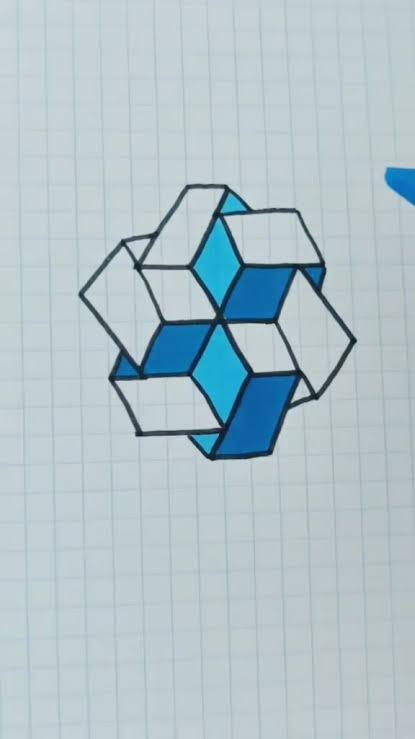
#> input picture codigo_estudiantes/D_Melgar/1.jpg, 415 x 739 px, given in place of objeto_1_CA.jpg, which was not available
$ python ORB_DETECTOR_3OBJETOS.PY
#> lines starting #> are read from the running program, lines starting #| are printed output that depends on the picture; after the words box and inside, x2 and y2 are one past the last pixel; in counts of white or black regions, pixels touching at a corner belong together

import cv2
import numpy as np
import time


query_img = cv2.imread("main/plantillas/objeto_1_CA.jpg", cv2.IMREAD_GRAYSCALE)
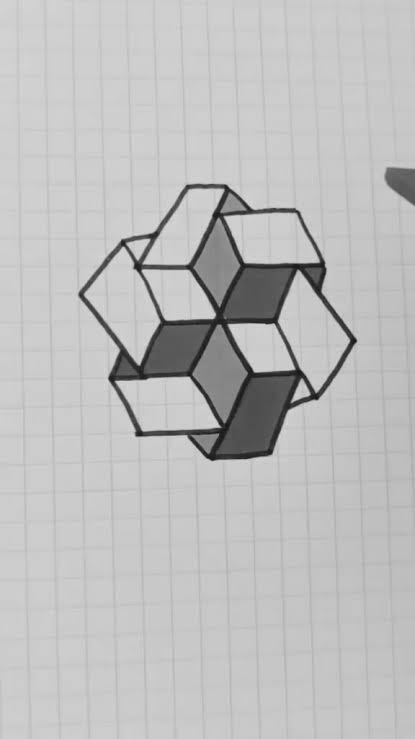
#> query_img: shape (739, 415); min 17, max 220, mean 190.2

query_img2 = cv2.imread("main/plantillas/objeto_2_CB.jpg", cv2.IMREAD_GRAYSCALE)
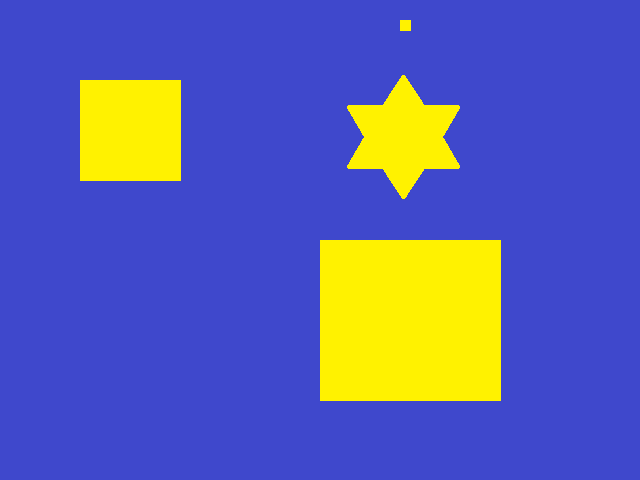
#> input picture codigo_estudiantes/D_Melgar/3_cuadrados 22.bmp, 640 x 480 px, given in place of objeto_2_CB.jpg, which was not available
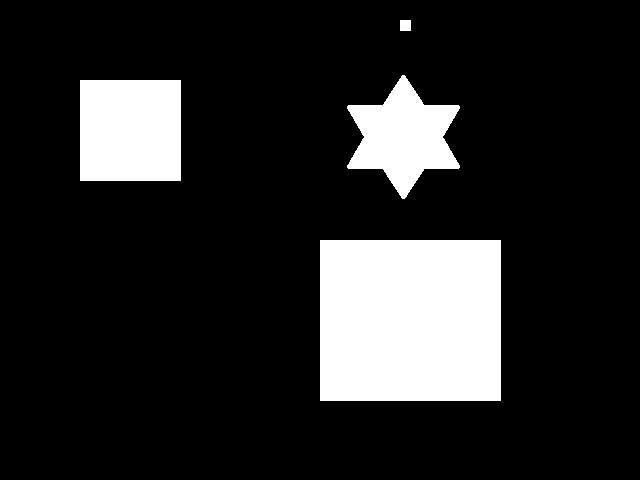
#> query_img2: shape (480, 640); values 84 (black) and 218 (white), 15.3% white; 4 white regions, box (x1, y1, x2, y2) and area: (320, 240, 501, 401) 29141, (80, 80, 181, 181) 10201, (347, 75, 460, 199) 7585, (400, 20, 411, 31) 121

query_img3 = cv2.imread("main/plantillas/objeto_3_CC.jpg", cv2.IMREAD_GRAYSCALE)

if query_img is None:
    print("Error: No se pudo cargar 1ss_.jpg")
    raise SystemExit

if query_img2 is None:
    print("Error: No se pudo cargar 2ss_.jpg")
    raise SystemExit

if query_img3 is None:
    print("Error: No se pudo cargar 3ss_.jpg")
    raise SystemExit

clahe = cv2.createCLAHE(
    clipLimit=2.0,
    tileGridSize=(8, 8)
)

query_img = clahe.apply(query_img)

query_img2 = clahe.apply(query_img2)
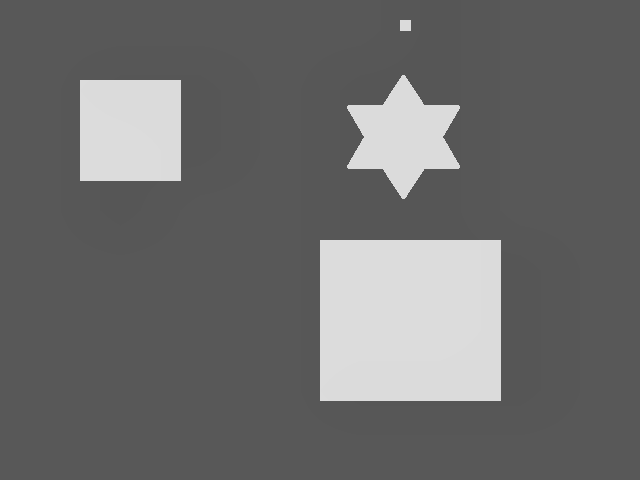
#> query_img2: shape (480, 640); min 86, max 220, mean 107.8

query_img3 = clahe.apply(query_img3)

orb = cv2.ORB_create(
    nfeatures=1500,
    scaleFactor=1.2,
    nlevels=8,
    edgeThreshold=15,
    patchSize=31,
    fastThreshold=10
)

kp1, des1 = orb.detectAndCompute(query_img, None)
#> kp1 = 1500 keypoints; strongest (x, y, size): (313, 396, 53.6), (212, 313, 64.3), (275, 321, 53.6), (274, 319, 64.3)
kp2, des2 = orb.detectAndCompute(query_img2, None)
#> kp2 = 140 keypoints; strongest (x, y, size): (401, 29, 37.2), (457, 105, 31), (457, 168, 31), (403, 196, 44.6)
kp3, des3 = orb.detectAndCompute(query_img3, None)
#> kp3 has the same summary as kp2

if des1 is None or len(kp1) < 15:
    print("No hay suficientes puntos en la imagen de referencia")
    raise SystemExit
if des2 is None or len(kp2) < 15:
    print("No hay suficientes puntos en la imagen de referencia 2")
    raise SystemExit

if des3 is None or len(kp3) < 15:
    print("No hay suficientes puntos en la imagen de referencia 3")
    raise SystemExit

reference_points = cv2.drawKeypoints(
    query_img,
    kp1,
    None,
    color=(255, 0, 0),
    flags=cv2.DRAW_MATCHES_FLAGS_DRAW_RICH_KEYPOINTS
)
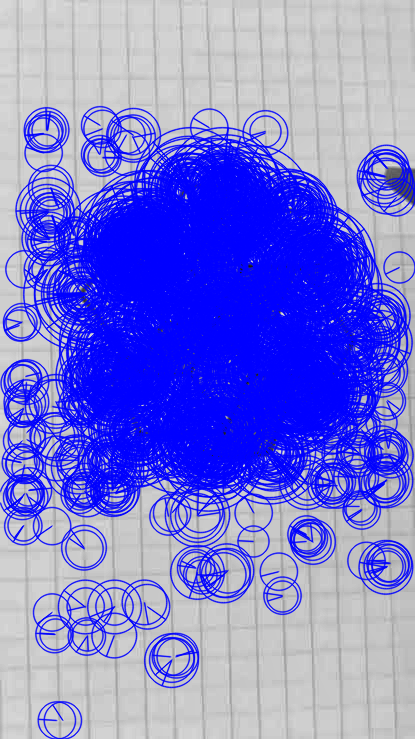
#> reference_points: shape (739, 415, 3); mean of channels 0, 1, 2 220.3, 121.5, 121.5; drawn as B, G, R

reference_points2 = cv2.drawKeypoints(
    query_img2,
    kp2,
    None,
    color=(255, 0, 0),
    flags=cv2.DRAW_MATCHES_FLAGS_DRAW_RICH_KEYPOINTS
)
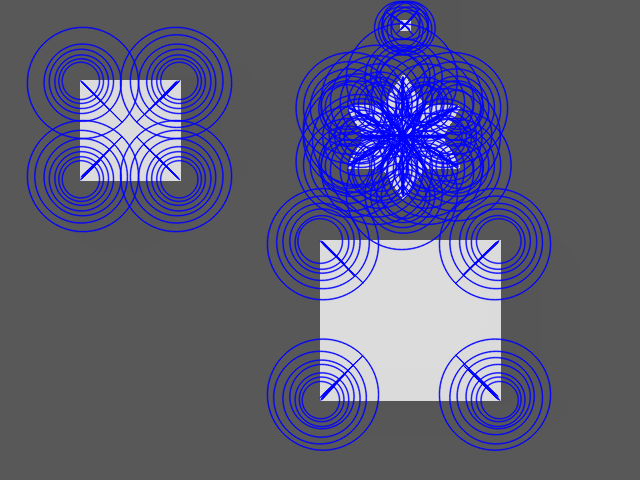
#> reference_points2: shape (480, 640, 3); mean of channels 0, 1, 2 121.6, 93.7, 93.7; drawn as B, G, R

reference_points3 = cv2.drawKeypoints(
    query_img3,
    kp3,
    None,
    color=(255, 0, 0),
    flags=cv2.DRAW_MATCHES_FLAGS_DRAW_RICH_KEYPOINTS
)

FLANN_INDEX_LSH = 6

index_params = dict(
    algorithm=FLANN_INDEX_LSH,
    table_number=12,
    key_size=20,
    multi_probe_level=2
)

search_params = dict(checks=100)

flann = cv2.FlannBasedMatcher(
    index_params,
    search_params
)


cap = cv2.VideoCapture(1)

if not cap.isOpened():
    print("No se pudo abrir la cámara")
    raise SystemExit

cap.set(cv2.CAP_PROP_FRAME_WIDTH, 960)
cap.set(cv2.CAP_PROP_FRAME_HEIGHT, 540)


MIN_MATCH_COUNT = 20
MIN_INLIER_RATIO = 0.55

SMOOTHING = 0.30
MAX_LOST_FRAMES = 3

smooth_corners = None
lost_frames = 0

previous_time = time.perf_counter()


def validar_geometria(projected, frame_shape, src_inliers,
                      dst_inliers, reference_shape):

    frame_h, frame_w = frame_shape[:2]
    ref_h, ref_w = reference_shape[:2]

    if projected is None:
        return False

    if not np.isfinite(projected).all():
        return False

    polygon = projected.reshape(4, 2).astype(np.float32)

    if not cv2.isContourConvex(polygon.reshape(-1, 1, 2)):
        return False

    area = abs(cv2.contourArea(polygon))

    if area < 300:
        return False

    if area > frame_w * frame_h * 0.85:
        return False

    if (
        np.any(polygon[:, 0] < -frame_w * 0.20)
        or np.any(polygon[:, 0] > frame_w * 1.20)
        or np.any(polygon[:, 1] < -frame_h * 0.20)
        or np.any(polygon[:, 1] > frame_h * 1.20)
    ):
        return False

    sides = [
        np.linalg.norm(polygon[i] - polygon[(i + 1) % 4])
        for i in range(4)
    ]

    if min(sides) < 20:
        return False

    src_hull = cv2.convexHull(
        src_inliers.reshape(-1, 1, 2)
    )

    src_area = cv2.contourArea(src_hull)
    reference_area = ref_w * ref_h

    if src_area / reference_area < 0.02:
        return False

    dst_hull = cv2.convexHull(
        dst_inliers.reshape(-1, 1, 2)
    )

    dst_area = cv2.contourArea(dst_hull)

    if dst_area / area < 0.05:
        return False

    return True


while True:

    ret, frame = cap.read()
#> frame is the input picture: shape (739, 415, 3); mean B, G, R 201.8, 194.6, 177

    if not ret:
        print("No se pudo recibir imagen de la cámara")
        break

    gray = cv2.cvtColor(
        frame,
        cv2.COLOR_BGR2GRAY
    )

    # Mejorar contraste también en la cámara
    gray = clahe.apply(gray)

    kp2, des2 = orb.detectAndCompute(gray, None)
#> kp2 has the same summary as kp1

    good_matches = []
    valid_matches = []

    detected = False
    confidence = 0
    matrix = None


    if des2 is not None and len(des2) >= 2:

        matches = flann.knnMatch(
            des1,
            des2,
            k=2
        )
#> matches = 1500 matches

        for pair in matches:

            if len(pair) == 2:

                m, n = pair

                # Filtro más estricto
                if m.distance < 0.72 * n.distance:
                    good_matches.append(m)
#> after the loop, good_matches = 1486 matches

    if len(good_matches) >= MIN_MATCH_COUNT:

        src_pts = np.float32([
            kp1[m.queryIdx].pt
            for m in good_matches
        ]).reshape(-1, 1, 2)
#> src_pts = 1486 rows, first 8: [295, 343], [356, 399], [164, 319], [224, 318], [136, 271], [212, 318], [187, 433], [359, 506]

        dst_pts = np.float32([
            kp2[m.trainIdx].pt
            for m in good_matches
        ]).reshape(-1, 1, 2)
#> dst_pts has the same summary as src_pts

        matrix, mask = cv2.findHomography(
            src_pts,
            dst_pts,
            cv2.RANSAC,
            4.0
        )
#> matrix = [[1, 3.38e-06, -0.00117], [1.76e-06, 1, -0.00247], [-9.15e-10, 1.73e-08, 1]]; mask = 1486 values from 1 to 1

        if matrix is not None and mask is not None:

            inliers = mask.ravel().astype(bool)

            valid_matches = [
                m for m, valid in zip(good_matches, inliers)
                if valid
            ]
#> valid_matches = 1486 matches

            confidence = (
                len(valid_matches) / len(good_matches)
            ) * 100
#> confidence = 100

            if (
                len(valid_matches) >= MIN_MATCH_COUNT
                and confidence >= MIN_INLIER_RATIO * 100
            ):

                h, w = query_img.shape
#> h = 739; w = 415

                corners = np.float32([
                    [0, 0],
                    [0, h - 1],
                    [w - 1, h - 1],
                    [w - 1, 0]
                ]).reshape(-1, 1, 2)
#> corners = [[0, 0], [0, 738], [414, 738], [414, 0]]

                projected = cv2.perspectiveTransform(
                    corners,
                    matrix
                )
#> projected = [[-0.00117, -0.00247], [0.00132, 738], [414, 738], [414, -0.00174]]

                src_inliers = src_pts[inliers].reshape(-1, 2)
#> src_inliers = 1486 pairs, first value 19 to 399, second value 124.8 to 720
                dst_inliers = dst_pts[inliers].reshape(-1, 2)
#> dst_inliers has the same summary as src_inliers

                geometry_ok = validar_geometria(
                    projected,
                    frame.shape,
                    src_inliers,
                    dst_inliers,
                    query_img.shape
                )
#> in validar_geometria, `polygon = projected.reshape(4, 2).astype(np.float32)`: polygon has the same summary as projected outside validar_geometria
#> in validar_geometria, `area = abs(cv2.contourArea(polygon))`: area = 305532.3
#> geometry_ok = False

                if geometry_ok:

                    detected = True

                    new_corners = projected.reshape(4, 2)

                    if smooth_corners is None:

                        smooth_corners = new_corners.copy()

                    else:

                        smooth_corners = (
                            SMOOTHING * new_corners
                            + (1 - SMOOTHING) * smooth_corners
                        )

                    lost_frames = 0


    if not detected:
        lost_frames += 1


    output = cv2.drawKeypoints(
        frame,
        kp2,
        None,
        color=(255, 0, 0),
        flags=cv2.DRAW_MATCHES_FLAGS_DRAW_RICH_KEYPOINTS
    )


    if detected:

        matched_kp2 = [
            kp2[m.trainIdx]
            for m in valid_matches
        ]

        output = cv2.drawKeypoints(
            output,
            matched_kp2,
            None,
            color=(0, 255, 0),
            flags=cv2.DRAW_MATCHES_FLAGS_DRAW_RICH_KEYPOINTS
        )

        polygon = np.int32(smooth_corners)

        cv2.polylines(
            output,
            [polygon],
            True,
            (0, 255, 0),
            3,
            cv2.LINE_AA
        )

        x, y, box_w, box_h = cv2.boundingRect(polygon)

        center_x = x + box_w // 2
        center_y = y + box_h // 2

        cv2.circle(
            output,
            (center_x, center_y),
            6,
            (0, 255, 255),
            -1
        )

        cv2.rectangle(
            output,
            (10, 10),
            (420, 230),
            (25, 25, 25),
            -1
        )

        cv2.putText(
            output,
            "OBJETO ENCONTRADO",
            (25, 42),
            cv2.FONT_HERSHEY_SIMPLEX,
            0.8,
            (0, 255, 0),
            2
        )

        cv2.putText(
            output,
            f"Confianza: {confidence:.1f}%",
            (25, 72),
            cv2.FONT_HERSHEY_SIMPLEX,
            0.55,
            (255, 255, 255),
            1
        )

        cv2.putText(
            output,
            f"Proporcion inliers: {confidence:.1f}%",
            (25, 78),
            cv2.FONT_HERSHEY_SIMPLEX,
            0.55,
            (255, 255, 255),
            1
        )

        cv2.putText(
            output,
            f"Coincidencias: {len(good_matches)}",
            (25, 108),
            cv2.FONT_HERSHEY_SIMPLEX,
            0.55,
            (255, 255, 255),
            1
        )

        cv2.putText(
            output,
            f"Puntos validos: {len(valid_matches)}",
            (25, 138),
            cv2.FONT_HERSHEY_SIMPLEX,
            0.55,
            (0, 255, 0),
            1
        )

        cv2.putText(
            output,
            f"Centro: X={center_x} Y={center_y}",
            (25, 168),
            cv2.FONT_HERSHEY_SIMPLEX,
            0.55,
            (255, 255, 255),
            1
        )

        cv2.putText(
            output,
            f"Tamano: {box_w} x {box_h}",
            (25, 198),
            cv2.FONT_HERSHEY_SIMPLEX,
            0.55,
            (255, 255, 255),
            1
        )

    else:

        cv2.rectangle(
            output,
            (10, 10),
            (370, 85),
            (25, 25, 25),
            -1
        )

        if lost_frames <= MAX_LOST_FRAMES and smooth_corners is not None:
            status = "RECUPERANDO OBJETO"
            color = (0, 255, 255)
        else:
            status = "BUSCANDO OBJETO..."
            color = (0, 0, 255)

        cv2.putText(
            output,
            status,
            (25, 42),
            cv2.FONT_HERSHEY_SIMPLEX,
            0.65,
            color,
            2
        )

        cv2.putText(
            output,
            f"Coincidencias: {len(good_matches)}",
            (25, 70),
            cv2.FONT_HERSHEY_SIMPLEX,
            0.45,
            (255, 255, 255),
            1
        )


    if not detected and smooth_corners is not None:

        if lost_frames <= MAX_LOST_FRAMES:

            cv2.polylines(
                output,
                [np.int32(smooth_corners)],
                True,
                (0, 255, 255),
                2,
                cv2.LINE_AA
            )

        else:

            smooth_corners = None

    current_time = time.perf_counter()

    elapsed = current_time - previous_time

    fps = 1 / elapsed if elapsed > 0 else 0

    previous_time = current_time

    cv2.putText(
        output,
        f"FPS: {fps:.1f}",
        (output.shape[1] - 130, 35),
        cv2.FONT_HERSHEY_SIMPLEX,
        0.65,
        (0, 255, 255),
        2
    )
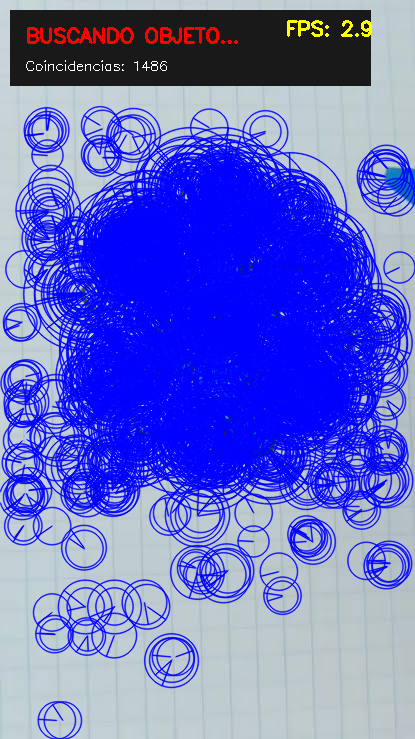
#> output: shape (739, 415, 3); mean B, G, R 209, 108.2, 102.7

    cv2.imshow(
        "DETECCION MEJORADA",
        output
    )

    cv2.imshow(
        "IMAGEN DE REFERENCIA",
        reference_points
    )

    cv2.imshow(
        "IMAGEN DE REFERENCIA 2",
        reference_points2
    )

    cv2.imshow(
        "IMAGEN DE REFERENCIA 3",
        reference_points3
    )

    if cv2.waitKey(1) & 0xFF == ord('q'):
#> (key q is pressed here)
        break


cap.release()
cv2.destroyAllWindows()
